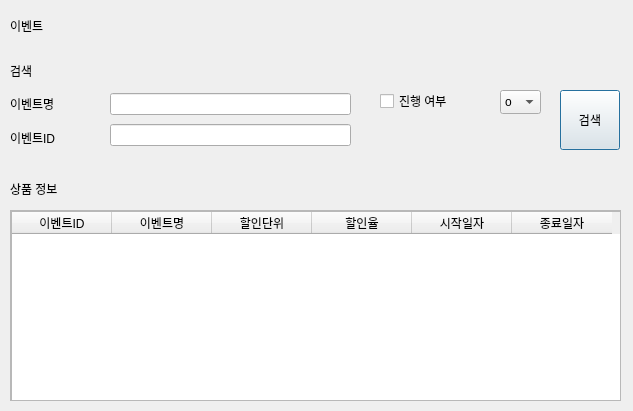
<?xml version="1.0" encoding="UTF-8"?>
<ui version="4.0">
 <class>Dialog</class>
 <widget class="QDialog" name="Dialog">
  <property name="geometry">
   <rect>
    <x>0</x>
    <y>0</y>
    <width>633</width>
    <height>411</height>
   </rect>
  </property>
  <property name="windowTitle">
   <string>Dialog</string>
  </property>
  <widget class="QLabel" name="label_2">
   <property name="geometry">
    <rect>
     <x>10</x>
     <y>60</y>
     <width>51</width>
     <height>21</height>
    </rect>
   </property>
   <property name="text">
    <string>검색</string>
   </property>
  </widget>
  <widget class="QComboBox" name="comboBox">
   <property name="geometry">
    <rect>
     <x>500</x>
     <y>90</y>
     <width>41</width>
     <height>24</height>
    </rect>
   </property>
   <item>
    <property name="text">
     <string>o</string>
    </property>
   </item>
   <item>
    <property name="text">
     <string>x</string>
    </property>
   </item>
  </widget>
  <widget class="QScrollArea" name="scrollArea">
   <property name="geometry">
    <rect>
     <x>10</x>
     <y>210</y>
     <width>611</width>
     <height>191</height>
    </rect>
   </property>
   <property name="widgetResizable">
    <bool>true</bool>
   </property>
   <widget class="QWidget" name="scrollAreaWidgetContents">
    <property name="geometry">
     <rect>
      <x>0</x>
      <y>0</y>
      <width>609</width>
      <height>189</height>
     </rect>
    </property>
    <widget class="QTableWidget" name="tableWidget">
     <property name="geometry">
      <rect>
       <x>0</x>
       <y>0</y>
       <width>611</width>
       <height>192</height>
      </rect>
     </property>
     <column>
      <property name="text">
       <string>이벤트ID</string>
      </property>
     </column>
     <column>
      <property name="text">
       <string>이벤트명</string>
      </property>
     </column>
     <column>
      <property name="text">
       <string>할인단위</string>
      </property>
     </column>
     <column>
      <property name="text">
       <string>할인율</string>
      </property>
     </column>
     <column>
      <property name="text">
       <string>시작일자</string>
      </property>
     </column>
     <column>
      <property name="text">
       <string>종료일자</string>
      </property>
     </column>
    </widget>
   </widget>
  </widget>
  <widget class="QPushButton" name="pushButton">
   <property name="geometry">
    <rect>
     <x>560</x>
     <y>90</y>
     <width>60</width>
     <height>60</height>
    </rect>
   </property>
   <property name="text">
    <string>검색</string>
   </property>
  </widget>
  <widget class="QWidget" name="horizontalLayoutWidget">
   <property name="geometry">
    <rect>
     <x>10</x>
     <y>10</y>
     <width>611</width>
     <height>31</height>
    </rect>
   </property>
   <layout class="QHBoxLayout" name="horizontalLayout">
    <item>
     <widget class="QLabel" name="label">
      <property name="text">
       <string>이벤트</string>
      </property>
     </widget>
    </item>
   </layout>
  </widget>
  <widget class="QLabel" name="label_8">
   <property name="geometry">
    <rect>
     <x>10</x>
     <y>180</y>
     <width>77</width>
     <height>18</height>
    </rect>
   </property>
   <property name="text">
    <string>상품 정보</string>
   </property>
  </widget>
  <widget class="QCheckBox" name="checkBox_2">
   <property name="enabled">
    <bool>true</bool>
   </property>
   <property name="geometry">
    <rect>
     <x>380</x>
     <y>90</y>
     <width>116</width>
     <height>22</height>
    </rect>
   </property>
   <property name="text">
    <string>진행 여부</string>
   </property>
  </widget>
  <widget class="QWidget" name="verticalLayoutWidget_2">
   <property name="geometry">
    <rect>
     <x>110</x>
     <y>90</y>
     <width>241</width>
     <height>61</height>
    </rect>
   </property>
   <layout class="QVBoxLayout" name="verticalLayout_3">
    <item>
     <widget class="QLineEdit" name="lineEdit_3"/>
    </item>
    <item>
     <widget class="QLineEdit" name="lineEdit_4"/>
    </item>
   </layout>
  </widget>
  <widget class="QWidget" name="verticalLayoutWidget">
   <property name="geometry">
    <rect>
     <x>10</x>
     <y>90</y>
     <width>91</width>
     <height>61</height>
    </rect>
   </property>
   <layout class="QVBoxLayout" name="verticalLayout_4">
    <item>
     <widget class="QLabel" name="label_5">
      <property name="enabled">
       <bool>true</bool>
      </property>
      <property name="text">
       <string>이벤트명</string>
      </property>
     </widget>
    </item>
    <item>
     <widget class="QLabel" name="label_6">
      <property name="enabled">
       <bool>true</bool>
      </property>
      <property name="autoFillBackground">
       <bool>false</bool>
      </property>
      <property name="text">
       <string>이벤트ID</string>
      </property>
     </widget>
    </item>
   </layout>
  </widget>
 </widget>
 <resources/>
 <connections/>
</ui>
